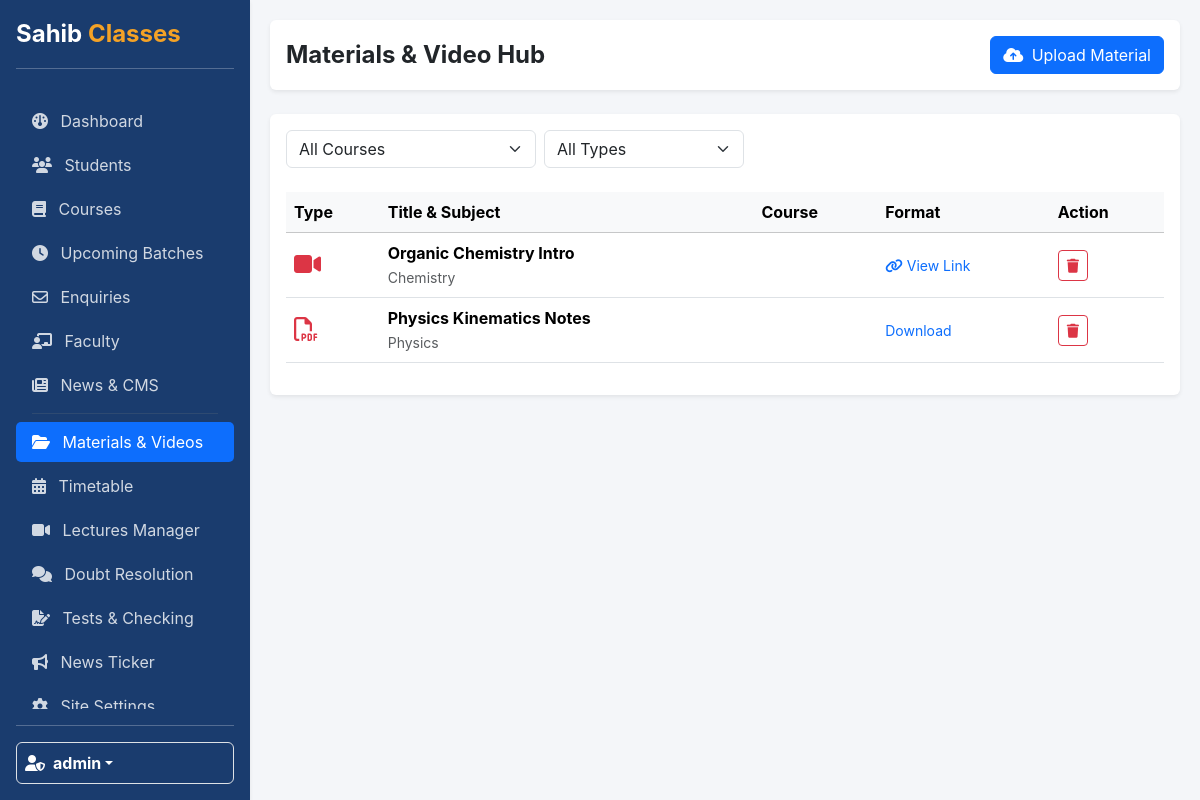
The app's page /admin/materials.php (signed in) with its own data.
### tables this page shows
CREATE TABLE `materials` (
  `id` int(11) NOT NULL AUTO_INCREMENT,
  `title` varchar(255) NOT NULL,
  `subject` varchar(100) NOT NULL,
  `type` enum('Notes','Videos','Practice Papers','Previous Years') NOT NULL,
  `file_path` varchar(255) NOT NULL,
  `file_size` varchar(50) DEFAULT NULL,
  `course_id` int(11) DEFAULT NULL,
  `is_free` tinyint(1) DEFAULT 0,
  `download_count` int(11) DEFAULT 0,
  `uploaded_at` timestamp NOT NULL DEFAULT current_timestamp(),
  PRIMARY KEY (`id`)
);

### admin/materials.php (the view, shortened to what this page needs)
<?php
require_once __DIR__ . '/includes/header.php';
$db = getDB();
$action = $_GET['action'] ?? 'list';
?>
<div class="d-flex justify-content-between align-items-center mb-4 bg-white p-3 shadow-sm rounded">
    <h4 class="mb-0 text-dark fw-bold">Materials & Video Hub</h4>
    <?php if ($action == 'list'): ?>
        <a href="materials.php?action=add" class="btn btn-primary"><i class="fa-solid fa-cloud-arrow-up me-1"></i> Upload Material</a>
    <?php else: ?>
        <a href="materials.php" class="btn btn-outline-secondary"><i class="fa-solid fa-arrow-left me-1"></i> Back to Hub</a>
    <?php endif; ?>
</div>
<?php if ($action == 'add'): ?>
    <div class="card border-0 shadow-sm">
        <div class="card-body p-4">
            <form method="POST" action="materials.php?action=add" enctype="multipart/form-data">
                <?= csrfField() ?>
                <div class="row mb-3">
                    <div class="col-md-6">
                        <label class="form-label fw-bold">Title *</label>
                        <input type="text" name="title" class="form-control" required placeholder="e.g. Chapter 1: Kinematics Notes">
                    </div>
                    <div class="col-md-3">
                        <label class="form-label fw-bold">Target Course *</label>
                        <select name="course_id" class="form-select" required>
                            <option value="">Choose Course...</option>
                            <?php
                            $courses = $db->query("SELECT id, name FROM courses")->fetchAll();
                            foreach($courses as $c) { echo "<option value='{$c['id']}'>".htmlspecialchars($c['name'])."</option>"; }
                            ?>
                        </select>
                    </div>
                    <div class="col-md-3">
                        <label class="form-label fw-bold">Subject / Unit *</label>
                        <input type="text" name="subject" class="form-control" required placeholder="Physics">
                    </div>
                </div>
                <div class="row mb-4">
                    <div class="col-md-4">
                        <label class="form-label fw-bold" id="typeLabel">Material Type *</label>
                        <select name="type" class="form-select" id="materialType" required onchange="toggleInputs()">
                            <option value="Notes">PDF Notes / Syllabus</option>
                            <option value="Videos">Video Link</option>
                            <option value="Practice Papers">Practice Assignment</option>
                            <option value="Previous Years">Previous Year Paper</option>
                        </select>
                    </div>
                    <div class="col-md-8" id="fileInputContainer">
                        <label class="form-label fw-bold">Upload PDF / Document</label>
                        <input type="file" name="material_file" class="form-control" accept=".pdf,.doc,.docx">
                    </div>
                    <div class="col-md-8" id="urlInputContainer" style="display:none;">
                        <label class="form-label fw-bold">Video URL (YouTube/Vimeo)</label>
                        <input type="url" name="video_url" class="form-control" placeholder="https://youtube.com/watch?v=...">
                    </div>
                </div>
                <div class="d-flex justify-content-end">
                    <button type="submit" name="save_material" class="btn btn-success px-4"><i class="fa-solid fa-save me-1"></i> Save Material</button>
                </div>
            </form>
        </div>
    </div>
    <script>
        function toggleInputs() {
            let type = document.getElementById('materialType').value;
            if (type === 'Videos') {
                document.getElementById('fileInputContainer').style.display = 'none';
                document.getElementById('urlInputContainer').style.display = 'block';
            } else {
                document.getElementById('fileInputContainer').style.display = 'block';
                document.getElementById('urlInputContainer').style.display = 'none';
            }
        }
    </script>
<?php else: ?>
    <div class="card border-0 shadow-sm">
        <div class="card-body">
            <form method="GET" class="mb-4 d-flex gap-2">
                <select name="filter_course" class="form-select" style="max-width: 250px;" onchange="this.form.submit()">
                    <option value="">All Courses</option>
                </select>
                <select name="filter_type" class="form-select" style="max-width: 200px;" onchange="this.form.submit()">
                    <option value="">All Types</option>
                </select>
            </form>
            <div class="table-responsive">
                <table class="table table-hover align-middle">
                    <thead class="table-light">
                        <tr>
                            <th>Type</th>
                            <th>Title & Subject</th>
                            <th>Course</th>
                            <th>Format</th>
                            <th>Action</th>
                        </tr>
                    </thead>
                    <tbody>
                        <?php
                        $sql = "SELECT m.*, c.name as course_name FROM materials m LEFT JOIN courses c ON m.course_id = c.id WHERE 1=1";
                        $params = [];
                        $sql .= " ORDER BY m.id DESC";
                        $stmt = $db->prepare($sql);
                        $stmt->execute($params);
                        $mats = $stmt->fetchAll();
                        if (empty($mats)):
                        ?>
                            <tr><td colspan="5" class="text-center text-muted">No materials found.</td></tr>
                        <?php else: foreach($mats as $m): ?>
                            <tr>
                                <td>
                                    <?php if($m['type'] == 'Videos'): ?>
                                        <i class="fa-solid fa-video text-danger fs-4"></i>
                                    <?php else: ?>
                                        <i class="fa-regular fa-file-pdf text-danger fs-4"></i>
                                    <?php endif; ?>
                                </td>
                                <td>
                                    <div class="fw-bold"><?= htmlspecialchars($m['title']) ?></div>
                                    <small class="text-muted"><?= htmlspecialchars($m['subject']) ?></small>
                                </td>
                                <td><span class="badge bg-primary"><?= htmlspecialchars($m['course_name']) ?></span></td>
                                <td>
                                    <?php if($m['type'] == 'Videos'): ?>
                                        <a href="<?= htmlspecialchars($m['file_path']) ?>" target="_blank" class="small text-decoration-none"><i class="fa-solid fa-link me-1"></i>View Link</a>
                                    <?php else: ?>
                                        <a href="../<?= htmlspecialchars($m['file_path']) ?>" target="_blank" class="small text-decoration-none">Download</a>
                                    <?php endif; ?>
                                </td>
                                <td>
                                    <a href="materials.php?delete=<?= $m['id'] ?>" class="btn btn-sm btn-outline-danger" onclick="return confirm('Delete this material?');"><i class="fa-solid fa-trash"></i></a>
                                </td>
                            </tr>
                        <?php endforeach; endif; ?>
                    </tbody>
                </table>
            </div>
        </div>
    </div>
<?php endif; ?>
<?php require_once __DIR__ . '/includes/footer.php'; ?>

### admin/includes/header.php (style rules this page uses)
:root { --primary: #1A3C6E; --accent: #F4A226; --sidebar-width: 250px; }
body { font-family: 'Inter', sans-serif; background-color: #f4f6f9; }

### records on screen
materials: type "Videos" (drawn), title "Organic Chemistry Intro", subject "Chemistry"
materials: type "Notes" (drawn), title "Physics Kinematics Notes", subject "Physics"

### other values on screen
$_SESSION['admin_username'] "admin"
